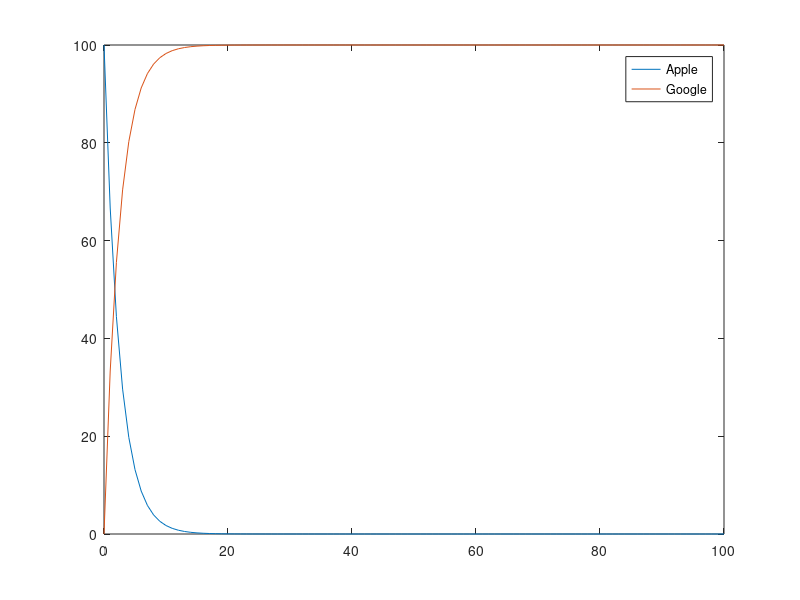

MATLAB code to generate this figure:
% based on http://www.math.harvard.edu/~knill/teaching/math19b_2011/handouts/lecture27.pdf
clear;

C = [100 0]';

A = [2/3 0; 1/3 1];

N = 100;
out = zeros(N+1,3);
out(:,1) = 0:N;
out(1,2:3) = C;


for i = 2:N+1
    C = A * C;
    out(i,2:3) = C';
end

plot(out(:,1),out(:,2),out(:,1),out(:,3));
legend('Apple','Google')



